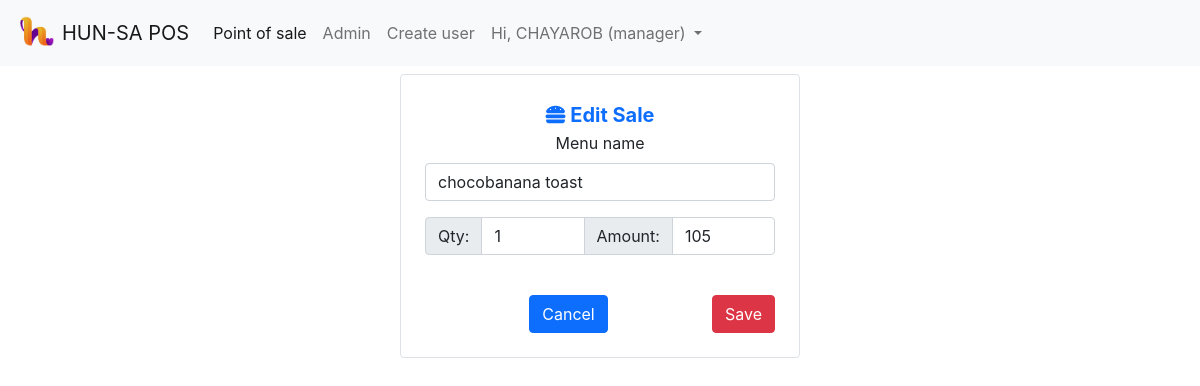
The page /pos_hunsa/public/index.php?pg=sale-edit&id=33 (signed in) on the database its author committed.
### tables this page shows
CREATE TABLE `history` (
  `id` int(11) NOT NULL,
  `orders_id` int(11) NOT NULL,
  `table_id` int(11) DEFAULT NULL,
  `menu_id` int(11) NOT NULL,
  `staff_id` int(11) NOT NULL,
  `menu_name` text NOT NULL,
  `qty` int(11) NOT NULL,
  `menu_price` int(11) NOT NULL,
  `time` datetime NOT NULL
);

### pos_hunsa/app/core/init.php (called while the page is built, shortened)
<?php
require "../app/core/functions.php";
require "../app/core/database.php";
require "../app/core/model.php";
function my_function($classname)
{
	$filename = "../app/models/".ucfirst($classname) . ".php";
}

### pos_hunsa/app/core/model.php (called while the page is built, shortened)
<?php
class Model extends Database
{
	public function first($data)
	{
		$keys = array_keys($data);
		$query = "select * from $this->table where ";
		foreach ($keys as $key) {
			$query .= "$key = :$key && ";
		}
		$query = trim($query,"&& ");
		$db = new Database;
		if($res = $db->query($query,$data))
		{
			return $res[0];
		}
		return false;
	}
}

### pos_hunsa/app/core/database.php (called while the page is built)
<?php
class Database
{
	private function db_connect(){
		$DBHOST = "localhost";
		$DBNAME = "pos_hunsa";
		$DBUSER = "root";
		$DBPASS = "";
		$DBDRIVER = "mysql";
		try{
			$con = new PDO("$DBDRIVER:host=$DBHOST;dbname=$DBNAME",$DBUSER,$DBPASS);
		}catch(PDOException $e){
			echo $e->getMessage();
		}
		return $con;
	}
	public function query($query,$data = array())
	{
		$con = $this->db_connect();
		$smt = $con->prepare($query);
		$check = $smt->execute($data);
		if($check)
		{
			$result = $smt->fetchAll(PDO::FETCH_ASSOC);
			if(is_array($result) && count($result) > 0){
				return $result;
			}
		}
		return false;
	}
}

### pos_hunsa/app/core/functions.php (called while the page is built, shortened)
<?php
function set_value($key,$default = "")
{
	return $default;
}

### pos_hunsa/app/views/sales/sale-edit.view.php (the view, shortened to what this page needs)
<div class="container-fluid border rounded p-4 m-2 col-lg-4 mx-auto">
	<?php if(!empty($row)):?>
	<form method="post" enctype="multipart/form-data">
		<h5 class="text-primary"><i class="fa fa-hamburger"></i> Edit Sale</h5>
		<div class="mb-3">
		  <label for="saleControlInput1" class="form-label">Menu name</label>
		  <input value="<?=set_value('description',$row['menu_name'])?>" name="menu_name" type="text" class="form-control <?=!empty($errors['description']) ? 'border-danger':''?>" id="saleControlInput1" placeholder="Sale description">
		</div>
		<div class="input-group mb-3">
		  <span class="input-group-text">Qty:</span>
		  <input name="qty" value="<?=set_value('qty',$row['qty'])?>" type="number" class="form-control <?=!empty($errors['qty']) ? 'border-danger':''?>" placeholder="Quantity" aria-label="Quantity">
		  <span class="input-group-text">Amount:</span>
		  <input name="menu_price" value="<?=set_value('menu_price',$row['menu_price'])?>" step="0.05" type="number" class="form-control <?=!empty($errors['amount']) ? 'border-danger':''?>" placeholder="Amount" aria-label="Amount">
		</div>
			<br>
		<button class="btn btn-danger float-end">Save</button>
		<a href="index.php?pg=admin&tab=sales">
			<button type="button" class="btn btn-primary">Cancel</button>
		</a>
	</form>
	<?php endif;?>
</div>

### pos_hunsa/public/assets/css/main.css (style rules this page uses)
body a { text-decoration: none; }

### rows shown on the page
history: menu_name "chocobanana toast", qty "1", menu_price "105"

### other values the page prints
APP_NAME "HUN-SA POS"
auth('firstname') "CHAYAROB"
Auth::get('role') "manager"
